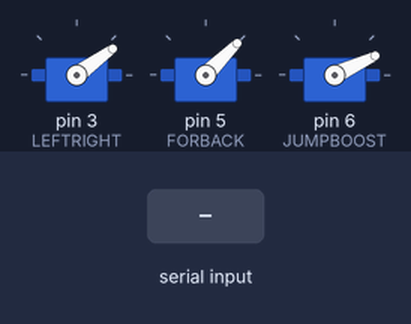
The sketch below on a simulated Arduino Uno, built with avr-gcc and run on an emulated ATmega328P. Parts: 3 × servo. The inputs (shaded band) are chosen by the test bench.

Above: at 1.2 s.
1.3 s: byte 30 received over Serial
At 2.5 s:
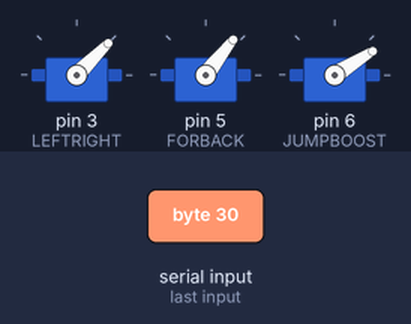
2.8 s: byte 90 received over Serial
At 3.9 s:
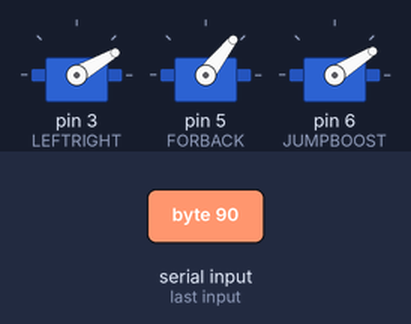
Timing chart, 0 to 5.8 s (numbered marks = the images above; inputs shaded):
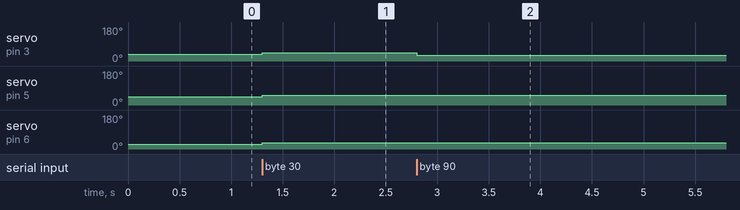

The sketch:

kickoff.ino
```cpp
#include <Servo.h>

#define LEFTRIGHT 3
#define FORBACK 5
#define JUMPBOOST 6


#define LR 36
#define FB 45
#define JB 25


Servo lr;
Servo fb;
Servo jb;

void lrreset() {
  //s
  lr.write(LR);
}

void fbreset() {
  //x
    lr.write(FB);
}

void jbreset() {
  //[
  fb.write(JB);

}

void left() {
  //s
  lr.write(45);
}

void right() {
  //x
    lr.write(30);
}

void forward() {
  //[
  fb.write(36);

}

void backward() {
  //'
  fb.write(52);


}

void boost() {
   //j
   jb.write(17);

}

void jump() {
 //u
  jb.write(32);
}

void flip() {

}

void resetall(){
  lr.write(LR);
  fb.write(FB);
  jb.write(JB);
}


void setup() {
  Serial.begin(9600);
  lr.attach(LEFTRIGHT);
  fb.attach(FORBACK);
  jb.attach(JUMPBOOST);
  resetall();

}

void loop()
{
  if (Serial.available() > 0) {
//  	#{0 0 boost jump right left backward forward)

    int b = Serial.read();
    if ( b&1) {
	    forward();
	  } else if ((b>>1)&1) {
	    backward();
	  } else {
	    fbreset();
	  }
	if ( (b>>2)&1) {
	    left();
	  } else if ( (b>>3)&1) {
	    right();
	  } else {
	    lrreset();
	  }
    if ( (b>>4)&1) {
	    jump();
	  } else if ( (b>>5)&1) {
	    boost();
	  } else {
	    jbreset();
	  }
	  if (b & 128) {
      resetall();
		while ( b != 64) {
			b = Serial.read();
			delay(100);
		}
	  }
  }
}
```

Measured:
- after the input at 1.3 s, servo on pin 3 (LEFTRIGHT): 36° → 45° at once; servo on pin 5 (FORBACK): 45° → 52° at once; servo on pin 6 (JUMPBOOST): 25° → 32° at once
- after the input at 2.8 s, servo on pin 3 (LEFTRIGHT): 45° → 30° at once
